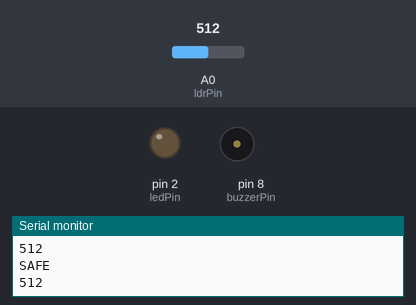
The sketch below on a simulated Arduino Uno, built with avr-gcc and run on an emulated ATmega328P. On the bench: output pins drawn as LEDs (lit = HIGH), buzzer (waves = sounding), the last lines printed to the serial monitor. Inputs (shaded band) come from the test bench; at power-on: A0 (ldrPin) = 512.

Above: at 1.2 s.
1.3 s: A0 (ldrPin) set to 165
2.8 s: A0 (ldrPin) set to 142
At 3.3 s:
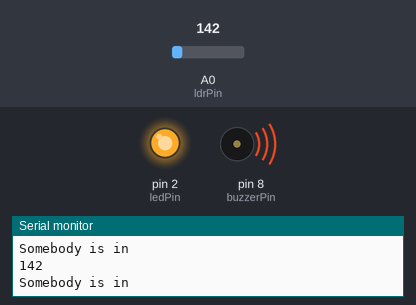
5.8 s: A0 (ldrPin) set to 160
At 6.9 s:
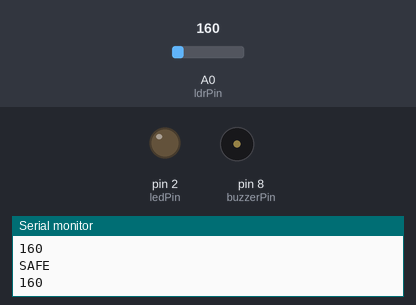
7.3 s: A0 (ldrPin) set to 140
At 7.92 s:
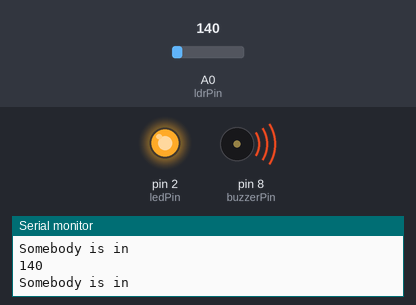
Timing chart, 0 to 10.3 s (numbered marks = the images above; inputs shaded):
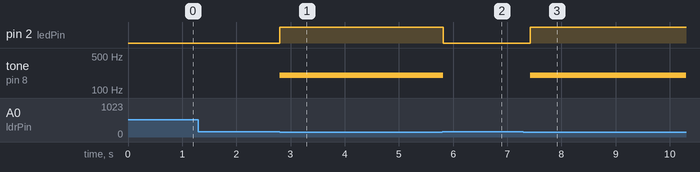

Measured:
- the behaviour switches between 150 and 149 on A0 (ldrPin) (found by bisection; images 0 and 1)
- after the input at 2.8 s, pin 2 (ledPin): LOW → HIGH at once; tone on pin 8 (buzzerPin): silent → 200 Hz at once
- after the input at 5.8 s, pin 2 (ledPin): HIGH → LOW at once; tone on pin 8 (buzzerPin): 200 Hz → silent at once
- after the input at 7.3 s, pin 2 (ledPin): LOW → HIGH after 0.12 s; tone on pin 8 (buzzerPin): silent → 200 Hz after 0.12 s

The sketch:

laser.ino
```cpp
const int ledPin =2;
const int buzzerPin = 8;
const int ldrPin =A0;

void setup() {
  // put your setup code here, to run once:
  pinMode(ledPin,OUTPUT);
  pinMode(buzzerPin,OUTPUT);
  pinMode(ldrPin,INPUT);
  Serial.begin(9600);

}

void loop() {
  // put your main code here, to run repeatedly:
  int ldrStatus = analogRead(ldrPin);
  if(ldrStatus >= 150){
    digitalWrite(ledPin, LOW);
    delay(100);
    noTone(buzzerPin);
    Serial.println("SAFE");
    Serial.println(ldrStatus);

  }
  else{
    tone(buzzerPin,100);
    digitalWrite(ledPin,HIGH);
    tone(buzzerPin,200,100);
    Serial.println(ldrStatus);
    Serial.println("Somebody is in ");

  }
  delay(100);
}
```
